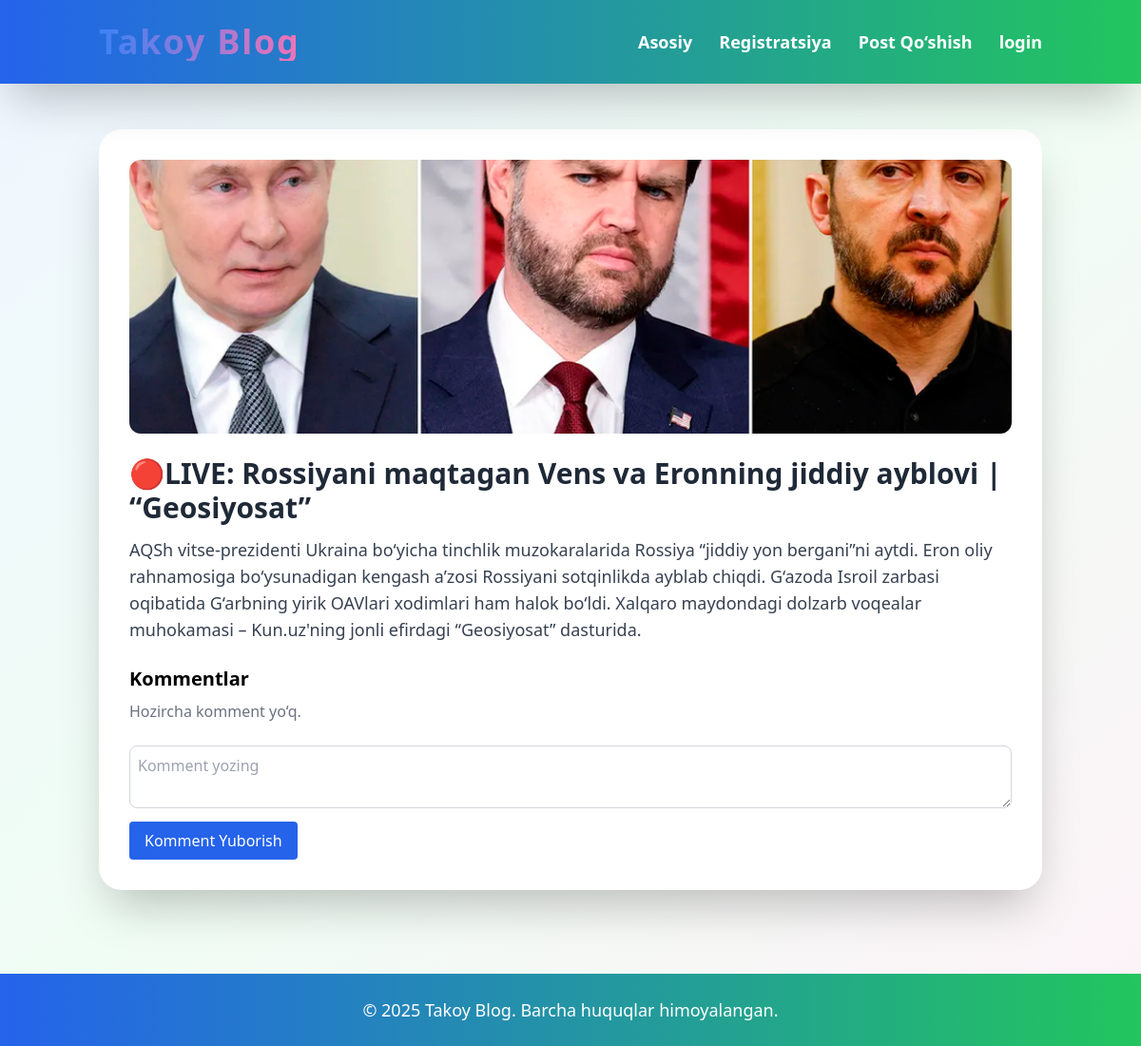
The page / on the database its author committed.
### core/models.py (models this page shows)
class Post(models.Model):
    title = models.CharField(max_length=256)
    decs = models.TextField()
    image = models.ImageField(upload_to="posts/", null=True, blank=True)

### core/views.py (the view, shortened to what this page needs)
# urls.py: path("", views.index ,  name="home"),
def index(request):
    posts = Post.objects.all().order_by('-id')
    ctx = {"posts": posts}
    return render(request, "index.html", ctx)

### templates/index.html (shortened to what this page needs)
<!DOCTYPE html>
{% load static %}
<html lang="uz">
<head>
    <script src="https://cdn.tailwindcss.com"></script>
</head>
<body class="bg-gradient-to-br from-blue-50 via-green-50 to-pink-50 min-h-screen">
    <header class="bg-gradient-to-r from-blue-600 to-green-500 text-white py-6 shadow-2xl sticky top-0 z-50">
        <div class="container mx-auto flex justify-between items-center px-4">
            <h1 class="text-4xl font-extrabold tracking-wider gradient-text">Takoy Blog</h1>
            <nav class="space-x-6">
                <a href="{% url 'home' %}" class="hover:text-pink-200 font-semibold text-lg">Asosiy</a>
                <a href="{% url 'register' %}" class="hover:text-pink-200 font-semibold text-lg">Registratsiya</a>
                <a href="{% url 'add_post' %}" class="hover:text-pink-200 font-semibold text-lg">Post Qo‘shish</a>
                 <a href="{% url 'login' %}" class="hover:text-pink-200 font-semibold text-lg">login</a>
            </nav>
        </div>
    </header>
    <main class="container mx-auto py-12 px-4">
        {% for post in posts %}
        <article class="bg-white rounded-3xl p-8 mb-10 shadow-2xl hover:shadow-3xl transition-shadow duration-500">
            {% if post.image %}
            <img src="{{ post.image.url }}" alt="{{ post.title }}" class="w-full h-72 object-cover rounded-xl mb-6">
            {% endif %}
            <h2 class="text-3xl font-bold text-gray-800 mb-3">{{ post.title }}</h2>
            <p class="text-gray-700 mb-6 text-lg">{{ post.decs }}</p>
            <div class="mb-4">
                <h3 class="text-xl font-semibold mb-2">Kommentlar</h3>
                {% for comment in post.comments.all %}
                    <div class="border-b border-gray-200 py-2">
                        <p class="text-sm font-semibold">{{ comment.user.username }}</p>
                        <p class="text-gray-700">{{ comment.message }}</p>
                    </div>
                {% empty %}
                    <p class="text-gray-500">Hozircha komment yo‘q.</p>
                {% endfor %}
            </div>
            <form method="post" class="space-y-2">
                <textarea name="message" placeholder="Komment yozing" required
                          class="w-full p-2 border border-gray-300 rounded-lg focus:ring-2 focus:ring-blue-500 focus:outline-none"></textarea>
                <button type="submit" class="bg-blue-600 text-white py-2 px-4 rounded hover:bg-blue-700">Komment Yuborish</button>
            </form>
        </article>
        {% empty %}
        <p class="text-center text-gray-600 text-xl">Hozircha postlar yo‘q.</p>
        {% endfor %}
    </main>
    <footer class="bg-gradient-to-r from-blue-600 to-green-500 text-white py-6">
        <div class="container mx-auto text-center">
            <p class="text-lg">© 2025 Takoy Blog. Barcha huquqlar himoyalangan.</p>
        </div>
    </footer>
</body>
</html>

### templates/index.html (style rules this page uses)
.gradient-text { background: linear-gradient(90deg, #3b82f6, #f472b6); -webkit-background-clip: text; background-clip: text; color: transparent; }

### rows shown on the page
Post: image (picture), title "🔴LIVE: Rossiyani maqtagan Vens va Eronning jiddiy ayblovi | “Geosiyosat”", decs "AQSh vitse-prezidenti Ukraina bo‘yicha tinchlik muzokaralarida Rossiya “jiddiy yon bergani”ni aytdi. Eron oliy rahnamosiga bo‘ysunadigan kengash a’zosi Rossiyani sotqinlikda ayblab chiqdi. G‘azoda Isroil zarbasi oqibatida G‘arbning yirik OAVlari xodimlari ham halok bo‘ldi. Xalqaro maydondagi dolzarb voqealar muhokamasi – Kun.uz'ning jonli efirdagi “Geosiyosat” dasturida."
